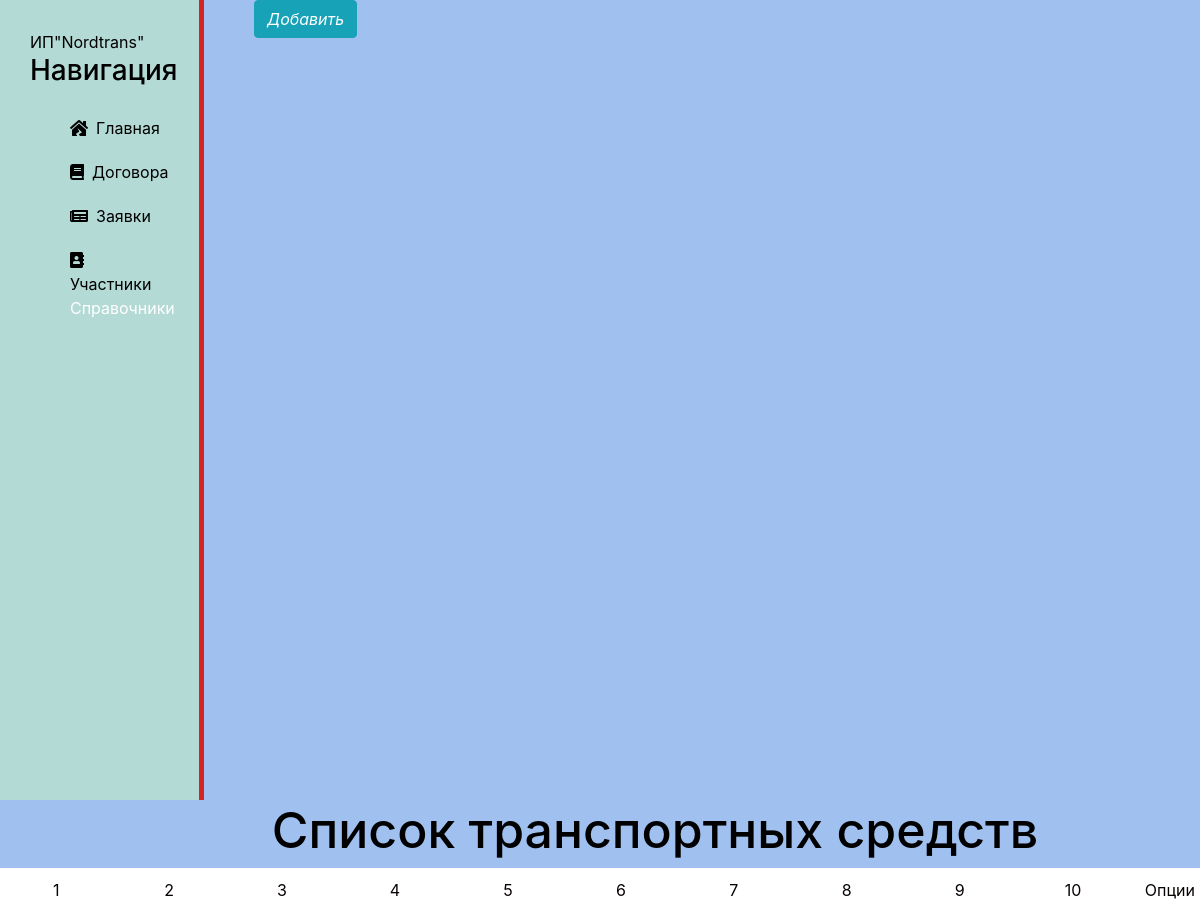
The page /gruzi/trsredstvo on the database as committed earlier.
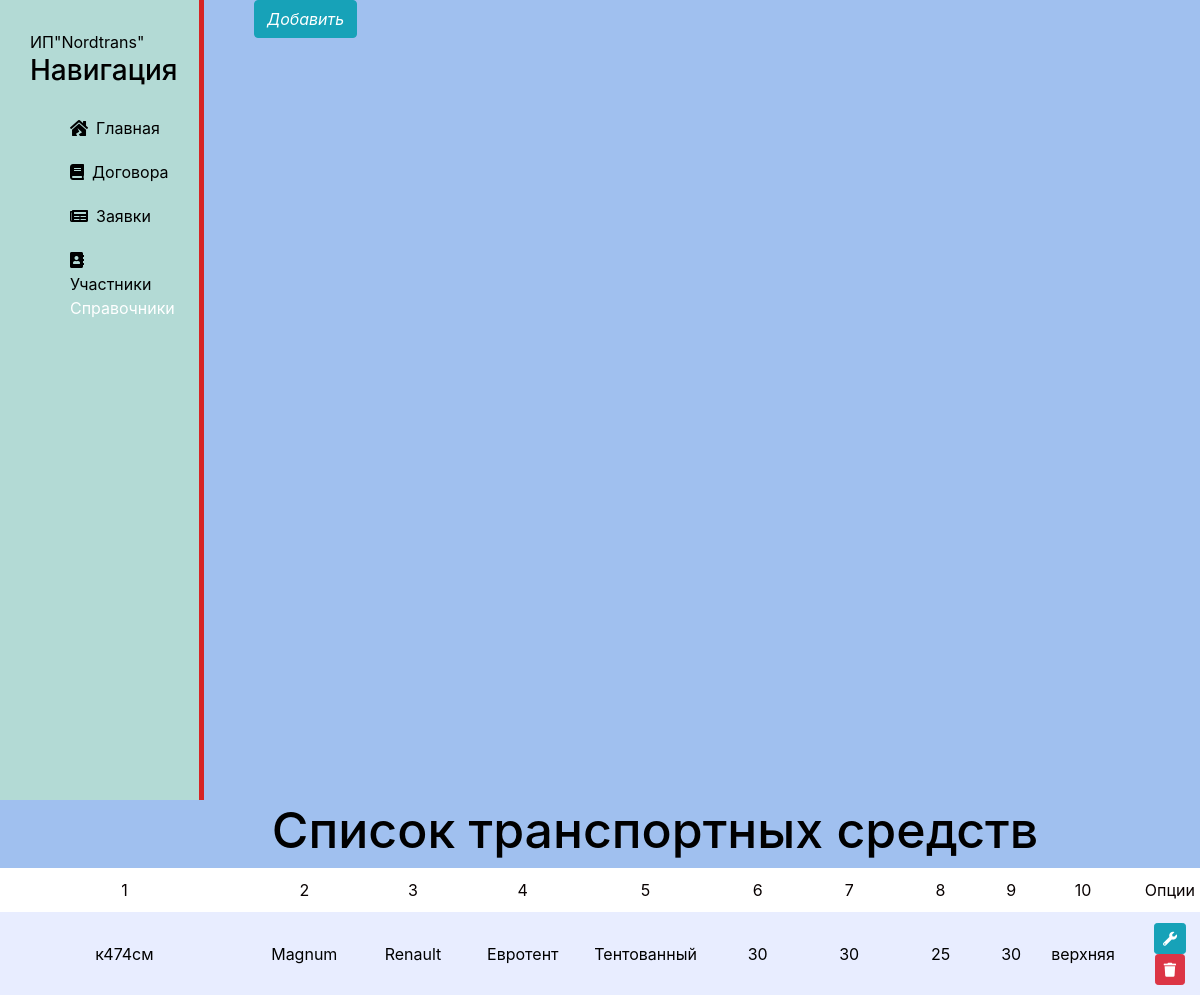
The same page on the database as committed later.
### gruzi/models.py (models this page shows, shortened)
class Trsredstvo(models.Model):
    gosnomer = models.CharField('Гос номер', max_length=10)
    naimmodel = models.CharField('Наименование модели тс', max_length=100, default='')
    naimmarka = models.CharField('Наименование марки тс', max_length=100, default='')
    naimvidts = models.CharField('Наименование вида ТС', max_length=100, default='')
    tipkuzova = models.CharField('Тип кузова', max_length=100, default='')
    gabdlina = models.CharField('Габариты длина', max_length=100, default='')
    gabshir = models.CharField('Габариты ширина', max_length=100, default='')
    gabvis = models.CharField('Габариты высота', max_length=100, default='')
    maxdopustmassa = models.CharField('Максимально допустимая масса', max_length=100, default='')
    sposobpogr = models.CharField('Способ погрузки', max_length=100, default='')
    class Meta:
        verbose_name = 'Спр.транспортное средство'
        verbose_name_plural = 'Спр.транспортные средства'

### gruzi/views.py (the view)
# urls.py: path('trsredstvo', views.trsredstvo, name='trsredstvo'),
def trsredstvo(request):
    gruzi = Trsredstvo.objects.all()
    return render(request, 'gruzi/trsredstvo.html', {'gruzi': gruzi})

### gruzi/templates/gruzi/trsredstvo.html (shortened to what this page needs)
{% extends 'main/layout.html' %}
{% block content %}
<div style='float:left;' class="features">
    <h1>Список транспортных средств</h1>
    <table id="table_id" class="display">
        <thead>
        <tr>
            <th scope="col">1</th>
            <th scope="col">2</th>
            <th scope="col">3</th>
            <th scope="col">4</th>
            <th scope="col">5</th>
            <th scope="col">6</th>
            <th scope="col">7</th>
            <th scope="col">8</th>
            <th scope="col">9</th>
            <th scope="col">10</th>
            <th scope="col">Опции</th>
        </tr>
        </thead>
        {% for el in gruzi %}
            <tr>
                <td>{{ el.gosnomer }}</td>
                <td>{{ el.naimmodel }}</td>
                <td>{{ el.naimmarka }}</td>
                <td>{{ el.naimvidts }}</td>
                <td>{{ el.tipkuzova }}</td>
                <td>{{ el.gabdlina }}</td>
                <td>{{ el.gabshir }}</td>
                <td>{{ el.gabvis }}</td>
                <td>{{ el.maxdopustmassa }}</td>
                <td>{{ el.sposobpogr }}</td>
                <td><a  class="btn btn-info btn-sm" href=""><i class="fa fa-wrench"></i></a>
                  <a  class="btn btn-danger btn-sm" href=""><i class="fa fa-trash"></i></a>
                </td>
            </tr>
        {% endfor %}
    </table>
</div>
<a style="margin-left: 50px" href="" class="btn btn-info"><i class="">Добавить</i></a></li>
{% endblock %}

Rows that differ between the two databases and show on the page:
added Trsredstvo: gosnomer "к474см", naimmodel "Magnum", naimmarka "Renault", naimvidts "Евротент", tipkuzova "Тентованный", gabdlina "30", gabshir "30", gabvis "25", maxdopustmassa "30", sposobpogr "верхняя"
